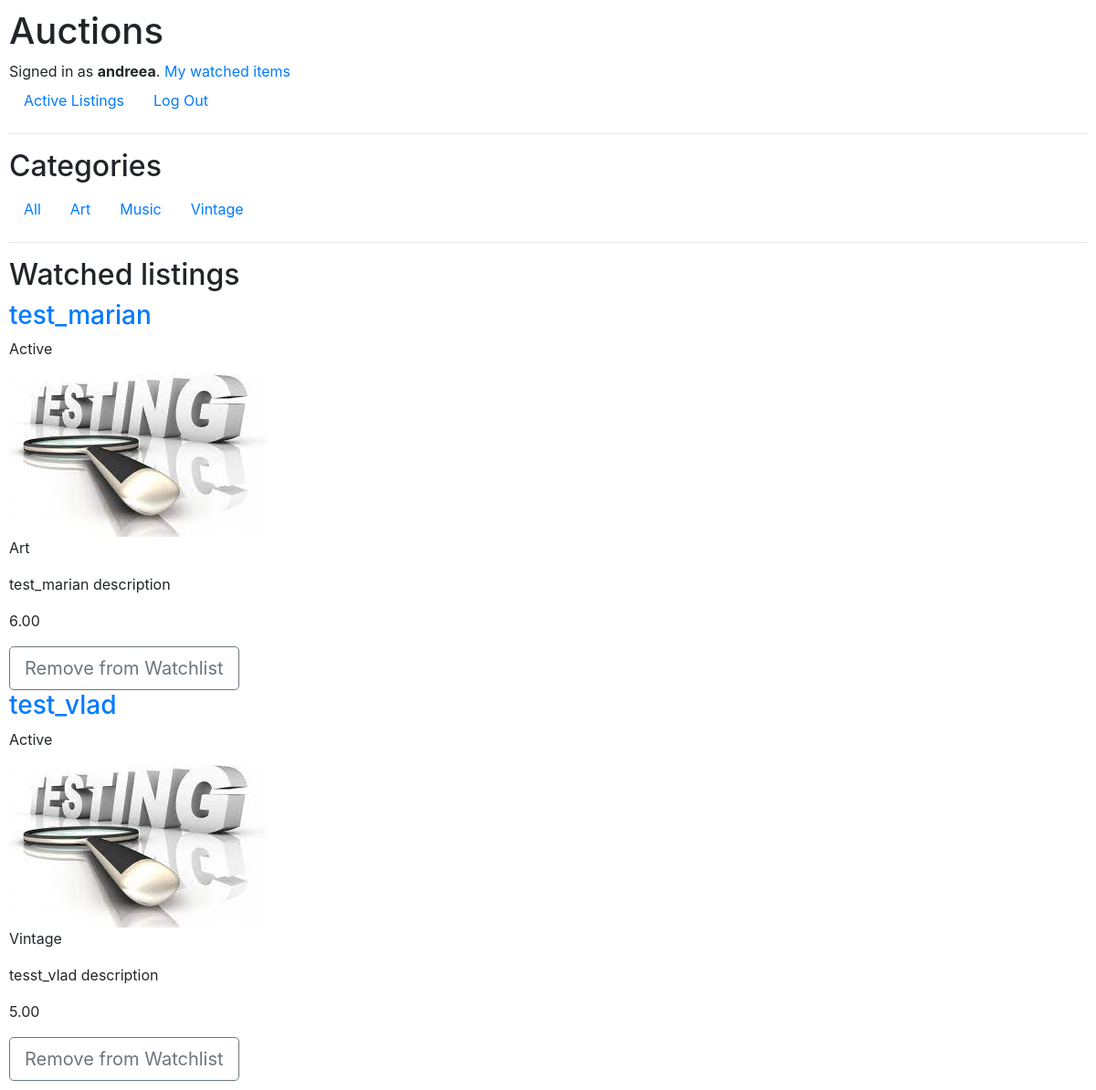
/watching/ (signed in), run on an earlier commit of the app's database.
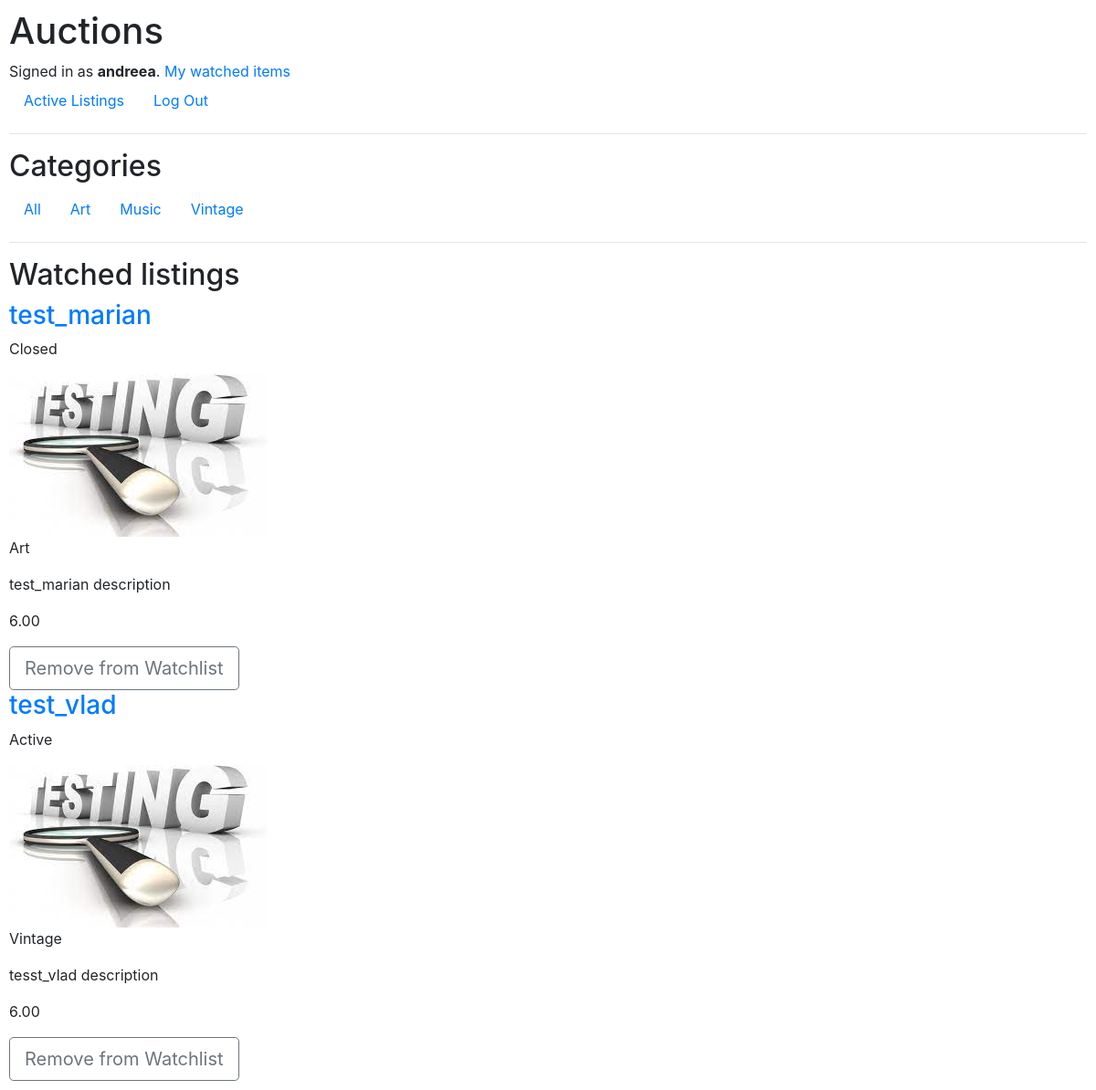
And on a later commit of the database.
### auctions/models.py (models this page shows, shortened)
class User(AbstractUser):
    pass

class Category(models.Model):
    name = models.CharField(max_length=50)
    def __str__(self):
        return self.name
    class Meta:
        ordering = ['name']

class Listing(models.Model):
    user = models.ForeignKey(User, on_delete=models.CASCADE, null=False, blank=True)
    title = models.CharField(max_length=64)
    description = models.CharField(max_length=200)
    image = models.FileField(upload_to=image_path, blank=True, null=False)
    starting = models.DecimalField(max_digits=3, decimal_places=2,validators=[MinValueValidator(limit_value=1)], default=1)
    category = models.ForeignKey(Category, on_delete=models.CASCADE, null=True, related_name='category')
    active = models.BooleanField(default=True)
    def image_url(self):
        return self.image.url if self.image else None

class Bid(models.Model):
    user = models.ForeignKey(User, on_delete=models.CASCADE,null=False, blank=True, related_name="user_bid")
    listing = models.ForeignKey(Listing, on_delete=models.CASCADE,null=True, blank=True, related_name="listing_bid")
    bid = models.DecimalField(max_digits=3, decimal_places=2)

### auctions/views.py (the view)
# urls.py: path("watching/", views.watching_list, name="watching"),
@login_required(login_url='/login/')
def watching_list(request):
    items = Watching.objects.all().filter(user=request.user).values_list('listing', flat=True)
    listings = Listing.objects.filter(pk__in=items)
    return render(request, "auctions/watched_items.html", {
        "listings" : listings,
    })

### auctions/templatetags/show_categories.py (called while the page is built)
@register.inclusion_tag("auctions/category_list.html")
def show_categories(categories):
    categories = Category.objects.all()
    return {"categories": categories}

### auctions/templates/auctions/watched_items.html
{% extends "auctions/layout.html" %}
{% load static %}
{% block body %}
<h2>Watched listings</h2>
    {% for listing in listings %}
    <a href="{% url 'listing' listing.id %}"><h3>{{listing.title}}</h3></a>
    {% if listing.active %}
        <p>Active</p>
    {% else %}
        {% if listing.user.id == request.user.id  %}
            <p>Congratulations! You have won this item.</p>
        {% else %}
        <p>Closed</p>
        {% endif %}
    {% endif %}
        {% if listing.image %}
            <img src="{{listing.image_url}}" alt="{{ listing.title}}">
        {% else %}
            <img src="{{ MEDIA_URL }}uploads/default.jpg" alt="No image">
        {% endif %}
    <p>{{listing.category}}</p>
    <p>{{listing.description}}</p>
    <p>{{listing.listing_bid.last.bid}}</p>
     <a href="{% url 'unwatch' listing.id  %}" role="button" class="btn btn-outline-secondary btn-lg">Remove from Watchlist</a>
    {% empty %}
        <p>No active listings.</p>
    {% endfor %}
{% endblock %}

### auctions/templates/auctions/layout.html (shortened to what this page needs)
{% load static %}
{% load show_categories %}
<!DOCTYPE html>
<html lang="en">
    <head>
        <link rel="stylesheet" href="https://stackpath.bootstrapcdn.com/bootstrap/4.4.1/css/bootstrap.min.css">
        <link href="{% static 'auctions/styles.css' %}" rel="stylesheet">
    </head>
    <body>
        <h1>Auctions</h1>
        <div>
            {% if user.is_authenticated %}
                Signed in as <strong>{{ user.username }}</strong>.
                <a href="{% url 'watching' %}">My watched items</a>
            {% else %}
                Not signed in.
            {% endif %}
        </div>
        <ul class="nav">
            <li class="nav-item">
                <a class="nav-link" href="{% url 'index' %}">Active Listings</a>
            </li>
            {% if user.is_authenticated %}
                <li class="nav-item">
                    <a class="nav-link" href="{% url 'logout' %}">Log Out</a>
                </li>
            {% endif %}
        </ul>
        <hr>
        {% show_categories categories %}
        <hr>
        {% block body %}
        {% endblock %}
    </body>
</html>

### auctions/templates/auctions/category_list.html
{% block body %}
<h2>Categories</h2>
<ul class="nav">
    <li class="nav-item">
        <a class="nav-link" href="{% url 'index' %}">All</a>
    </li>
    {% for category in categories %}
        <li class="nav-item">
            <a class="nav-link" href="{% url 'category' category.name %}">{{category.name}}</a>
        </li>
    {% endfor %}
</ul>
{% endblock %}

### auctions/static/auctions/styles.css (style rules this page uses)
body { padding: 10px; }

What changed in the data, as far as the page shows it:
changed Listing "test_marian": active "Active" → "Closed"
computed for Listing "test_vlad": listing_bid.last.bid "5.00" → "6.00"
